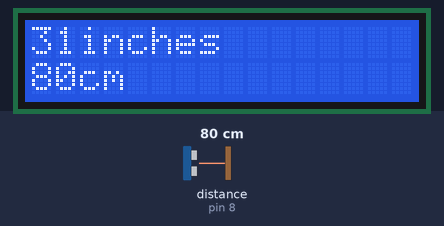
Recording of a sketch running on a simulated Arduino Uno, built with avr-gcc and run on an emulated ATmega328P. Shown: 16×2 character LCD. Wiring (inferred from the names in the program): ultrasonic range finder: trigger pin 9; echo pin 8. The inputs (shaded band) are chosen by the test bench; at power-on: distance to the obstacle (sensor on pin 8) 80 cm. The echo pulse lasts 58.3 µs per cm.

Above: at 1.2 s.
1.3 s: distance to the obstacle (sensor on pin 8) set to 2 cm
At 2.5 s:
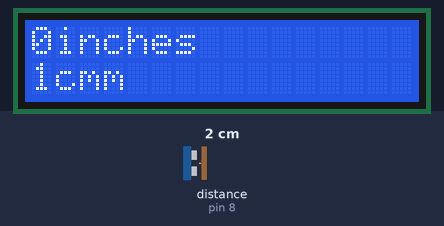
2.8 s: distance to the obstacle (sensor on pin 8) set to 18 cm
At 4.0 s:
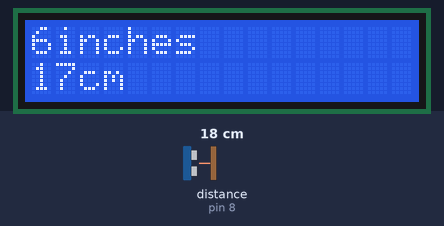
4.3 s: distance to the obstacle (sensor on pin 8) set to 4 cm
At 5.0 s:
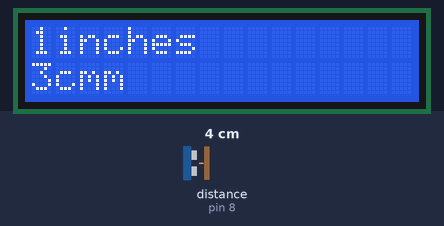
Timing chart, 0 to 7.3 s (numbered marks = the images above; inputs shaded):
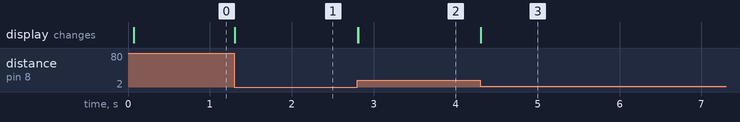

The sketch:

Ultrasonic_Sensor_and_LCD_With_Arduino.ino
```cpp
/*
  Ultrasonic sensor readings on an LCD Display 16x2.
  For More Details: https://techzeero.com/arduino-tutorials/ultrasonic-sensor-with-arduino/

  The circuit:
 * LCD RS pin to digital pin 12
 * LCD Enable pin to digital pin 11
 * LCD D4 pin to digital pin 5
 * LCD D5 pin to digital pin 4
 * LCD D6 pin to digital pin 3
 * LCD D7 pin to digital pin 2
 * LCD R/W pin to ground
 * LCD VSS pin to ground
 * LCD VCC pin to 5V
 * 10K resistor:
 * ends to +5V and ground
 * wiper to LCD VO pin (pin 3)

 */

// include the library code:
#include <LiquidCrystal.h>

int trigPin = 9; // Trigger Pin of Ultrasonic Sensor
int echoPin = 8; // Echo Pin of Ultrasonic Sensor

// initialize the library with the numbers of the interface pins
LiquidCrystal lcd(12, 11, 5, 4, 3, 2);

void setup()
{
  pinMode(trigPin, OUTPUT);
  pinMode(echoPin, INPUT);
  // set up the LCD's number of columns and rows:
  lcd.begin(16, 2);
  Serial.begin(9600);
}

void loop()
{
  long duration, inches, cm;
  digitalWrite(trigPin, LOW);
  delayMicroseconds(2);
  digitalWrite(trigPin, HIGH);
  delayMicroseconds(10);
  digitalWrite(trigPin, LOW);

  duration = pulseIn(echoPin, HIGH);
  inches = duration/74 /2;  //convert microseconds into inches
  cm = duration/29 /2;    //convert microseconds into cm

  lcd.setCursor(0, 0);
  lcd.print(inches);
  lcd.print("inches ");
  lcd.setCursor(0, 1);
  lcd.print(cm);
  lcd.print("cm");
}
```

Measured:
- after the input at 1.3 s, the display: changes at once (image 1)
- after the input at 2.8 s, the display: changes at once (image 2)
- after the input at 4.3 s, the display: changes at once (image 3)
